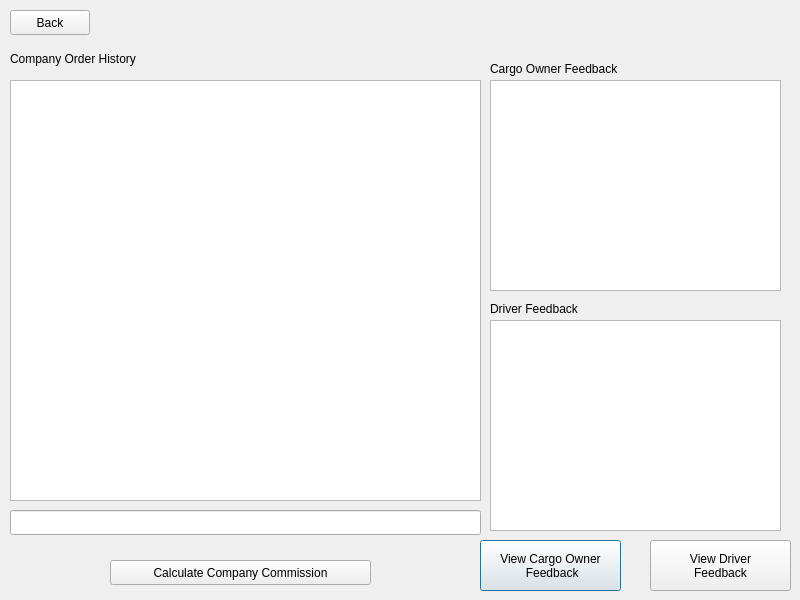
<?xml version="1.0" encoding="UTF-8"?>
<ui version="4.0">
 <class>companyandshippingrates</class>
 <widget class="QDialog" name="companyandshippingrates">
  <property name="geometry">
   <rect>
    <x>0</x>
    <y>0</y>
    <width>800</width>
    <height>600</height>
   </rect>
  </property>
  <property name="minimumSize">
   <size>
    <width>0</width>
    <height>0</height>
   </size>
  </property>
  <property name="windowTitle">
   <string>Dialog</string>
  </property>
  <widget class="QLabel" name="OrderLabel">
   <property name="geometry">
    <rect>
     <x>10</x>
     <y>50</y>
     <width>382</width>
     <height>17</height>
    </rect>
   </property>
   <property name="text">
    <string>Company Order History</string>
   </property>
  </widget>
  <widget class="QPushButton" name="viewFeedbackButton">
   <property name="geometry">
    <rect>
     <x>480</x>
     <y>540</y>
     <width>141</width>
     <height>51</height>
    </rect>
   </property>
   <property name="text">
    <string>View Cargo Owner
 Feedback</string>
   </property>
  </widget>
  <widget class="QPushButton" name="calcCompanyCommissionButton">
   <property name="geometry">
    <rect>
     <x>110</x>
     <y>560</y>
     <width>261</width>
     <height>25</height>
    </rect>
   </property>
   <property name="sizePolicy">
    <sizepolicy hsizetype="Fixed" vsizetype="Fixed">
     <horstretch>0</horstretch>
     <verstretch>0</verstretch>
    </sizepolicy>
   </property>
   <property name="text">
    <string>Calculate Company Commission</string>
   </property>
  </widget>
  <widget class="QPushButton" name="BackButton">
   <property name="geometry">
    <rect>
     <x>10</x>
     <y>10</y>
     <width>80</width>
     <height>25</height>
    </rect>
   </property>
   <property name="text">
    <string>Back</string>
   </property>
  </widget>
  <widget class="QTableWidget" name="compOrderHistory">
   <property name="geometry">
    <rect>
     <x>10</x>
     <y>80</y>
     <width>471</width>
     <height>421</height>
    </rect>
   </property>
  </widget>
  <widget class="QTextEdit" name="viewFeedbackField">
   <property name="geometry">
    <rect>
     <x>490</x>
     <y>80</y>
     <width>291</width>
     <height>211</height>
    </rect>
   </property>
   <property name="readOnly">
    <bool>true</bool>
   </property>
  </widget>
  <widget class="QLineEdit" name="commissionField">
   <property name="geometry">
    <rect>
     <x>10</x>
     <y>510</y>
     <width>471</width>
     <height>25</height>
    </rect>
   </property>
  </widget>
  <widget class="QPushButton" name="viewFeedbackButton_2">
   <property name="geometry">
    <rect>
     <x>650</x>
     <y>540</y>
     <width>141</width>
     <height>51</height>
    </rect>
   </property>
   <property name="text">
    <string>View Driver
Feedback</string>
   </property>
  </widget>
  <widget class="QTextEdit" name="viewFeedbackField_2">
   <property name="geometry">
    <rect>
     <x>490</x>
     <y>320</y>
     <width>291</width>
     <height>211</height>
    </rect>
   </property>
   <property name="readOnly">
    <bool>true</bool>
   </property>
  </widget>
  <widget class="QLabel" name="label_2">
   <property name="geometry">
    <rect>
     <x>490</x>
     <y>80</y>
     <width>64</width>
     <height>17</height>
    </rect>
   </property>
   <property name="text">
    <string/>
   </property>
  </widget>
  <widget class="QLabel" name="label_3">
   <property name="geometry">
    <rect>
     <x>490</x>
     <y>60</y>
     <width>181</width>
     <height>17</height>
    </rect>
   </property>
   <property name="text">
    <string>Cargo Owner Feedback</string>
   </property>
  </widget>
  <widget class="QLabel" name="label_4">
   <property name="geometry">
    <rect>
     <x>490</x>
     <y>300</y>
     <width>151</width>
     <height>17</height>
    </rect>
   </property>
   <property name="text">
    <string>Driver Feedback</string>
   </property>
  </widget>
 </widget>
 <resources/>
 <connections/>
</ui>
